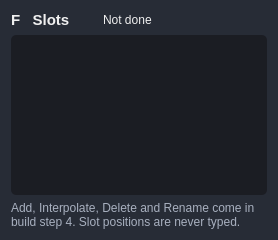
<widget class="QFrame" name="frame_f"><property name="frameShape"><enum>QFrame::StyledPanel</enum></property><property name="styleSheet"><string notr="true">QFrame{background-color:#272c36; border-radius:12px;}QLabel{color:#F0F0F0;}QCheckBox{color:#F0F0F0;}QCheckBox::indicator:checked{background-color:#5F8FCB; border:3px solid #9DB8E0;}QSpinBox, QDoubleSpinBox, QComboBox{background-color:rgb(27,29,35); color:#F0F0F0; border:1px solid rgb(27,29,35); border-radius:5px; padding-left:6px; min-height:22px;}QListWidget{background-color:rgb(27,29,35); color:#F0F0F0; border-radius:5px;}QToolButton{background-color:#4A5F8C; color:#F0F0F0; border-radius:6px; padding:4px 10px;}QToolButton:hover{background-color:#5F8FCB;}QToolButton:pressed{border:1px solid #FFE723;}QToolButton:checked{background-color:#5F8FCB; border:1px solid #FFE723;}QToolButton:disabled{color:#6e6e6e; background-color:#444444;}</string></property><layout class="QGridLayout" name="gl_f"><property name="horizontalSpacing"><number>10</number></property><property name="verticalSpacing"><number>6</number></property><item row="0" column="0"><widget class="QLabel" name="label_fTitle"><property name="text"><string>F   Slots</string></property><property name="font"><font><pointsize>11</pointsize><weight>75</weight><bold>true</bold></font></property><property name="textInteractionFlags"><set>Qt::LinksAccessibleByMouse|Qt::TextSelectableByMouse</set></property></widget></item><item row="0" column="1" colspan="2"><widget class="QLabel" name="label_fState"><property name="text"><string>Not done</string></property><property name="wordWrap"><bool>true</bool></property><property name="textInteractionFlags"><set>Qt::LinksAccessibleByMouse|Qt::TextSelectableByMouse</set></property></widget></item><item row="1" column="0" colspan="3"><widget class="QListWidget" name="listWidget_fSlots"><property name="minimumSize"><size><width>0</width><height>90</height></size></property><property name="maximumSize"><size><width>16777215</width><height>160</height></size></property></widget></item><item row="2" column="0" colspan="3"><widget class="QLabel" name="label_fNote"><property name="text"><string>Add, Interpolate, Delete and Rename come in build step 4. Slot positions are never typed.</string></property><property name="wordWrap"><bool>true</bool></property><property name="styleSheet"><string notr="true">color:#A8B0BF;</string></property><property name="textInteractionFlags"><set>Qt::LinksAccessibleByMouse|Qt::TextSelectableByMouse</set></property></widget></item></layout></widget>
